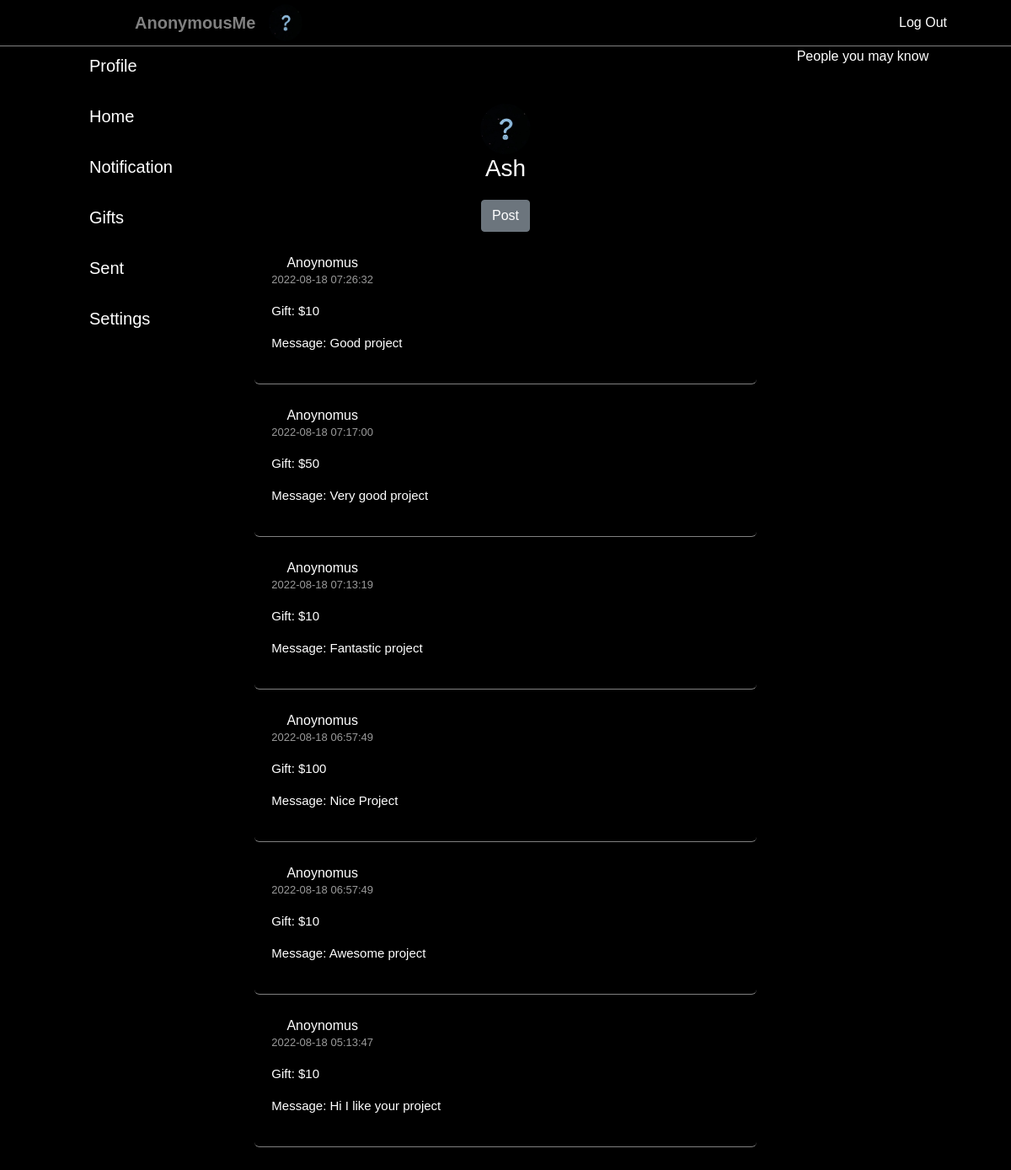
Screenshot of /1/visit/ (signed in) with the database file from the repository.
### tables this page shows
CREATE TABLE user (id INTEGER, username TEXT NOT NULL, hash TEXT NOT NULL, PRIMARY KEY(id));

CREATE TABLE notification(user_id INTEGER, message TEXT, gift  NUMERIC NOT NULL, datetime DATETIME);

### application.py (the view)
@app.route("/")
@app.route('/<int:uid>/visit/')
@login_required
def visit(uid):
    session["uid"] = uid
    user_profile = db.execute("SELECT id,username FROM user WHERE id= ? ", uid)
    notification = db.execute("SELECT message,gift,datetime FROM notification where user_id = ? ORDER BY datetime DESC", uid)
    return render_template("visit.html", profile=user_profile, notifications=notification)

### application.py (called while the page is built)
@app.after_request
def after_request(response):
    response.headers["Cache-Control"] = "no-cache, no-store, must-revalidate"
    response.headers["Expires"] = 0
    response.headers["Pragma"] = "no-cache"
    return response

### helpers.py (called while the page is built)
def login_required(f):
    @wraps(f)
    def decorated_function(*args, **kwargs):
        if session.get("user_id") is None:
            return redirect("/login")
        return f(*args, **kwargs)
    return decorated_function

### templates/visit.html (shortened to what this page needs)
{% extends "layout.html" %}
{% block main %}
<div action="/visit" class="timeline">
    <div class="profile_name">
        <img class="profilePageIcon" src="/static/WhosThis.png" alt="">
        {% for data in profile %}
        <h3>{{ data['username'] }}</h3>
        {% endfor %}
    </div>
    <div class="text">
        <a role="button" href="/text" class="btn btn-secondary">Post</a>
    </div>
    {% for data in notifications %}
    <div class="post-container">
        <div class="user-profile">
           <div>
               <p>Anoynomus</p>
               <span> {{data['datetime']}} </span>
           </div>
        </div>
        <div class="post-text">
            <p> Gift: ${{data['gift']}} </p>
            <p> Message: {{data['message']}} </p>
        </div>
    </div>
    {% endfor %}
</div>
{% endblock %}

### static/styles.css (style rules this page uses)
html, body { margin: 0; padding: 0; min-height: 100%; font-family: sans-serif; background: #000000; }
.timeline { width:100%; }
h3 { color: white; }
.profilePageIcon { height: 60px; width: 60px; border-radius: 50%; }
.profile_name { width: 100%; border-radius: 6px; color: #626262; margin: 20px 0; background:black; }
.post-container { width: auto; background: black; border-radius: 6px; padding: 20px; color: #626262; margin: 5px 0; border-bottom: 1px solid grey; }
.user-profile { display: flex; align-items: flex-start; }
.user-profile p { margin-bottom : -5px; font-weight: 500; color: white; }
.user-profile span { font-size: 13px; color: #9a9a9a; }
.post-text { color: #9a9a9a; margin: 15px 0; font-size: 15px; }
.post-text p { color: white; font-size: 15px; text-align: left; }

### templates/layout.html (style rules this page uses)
body { margin: 0; }

### rows the page displays
user: username "Ash"
notification: datetime "2022-08-18 07:26:32", gift "10", message "Good project"
notification: datetime "2022-08-18 07:17:00", gift "50", message "Very good project"
notification: datetime "2022-08-18 07:13:19", gift "10", message "Fantastic project"
notification: datetime "2022-08-18 06:57:49", gift "100", message "Nice Project"
notification: datetime "2022-08-18 06:57:49", gift "10", message "Awesome project"
notification: datetime "2022-08-18 05:13:47", gift "10", message "Hi I like your project"
